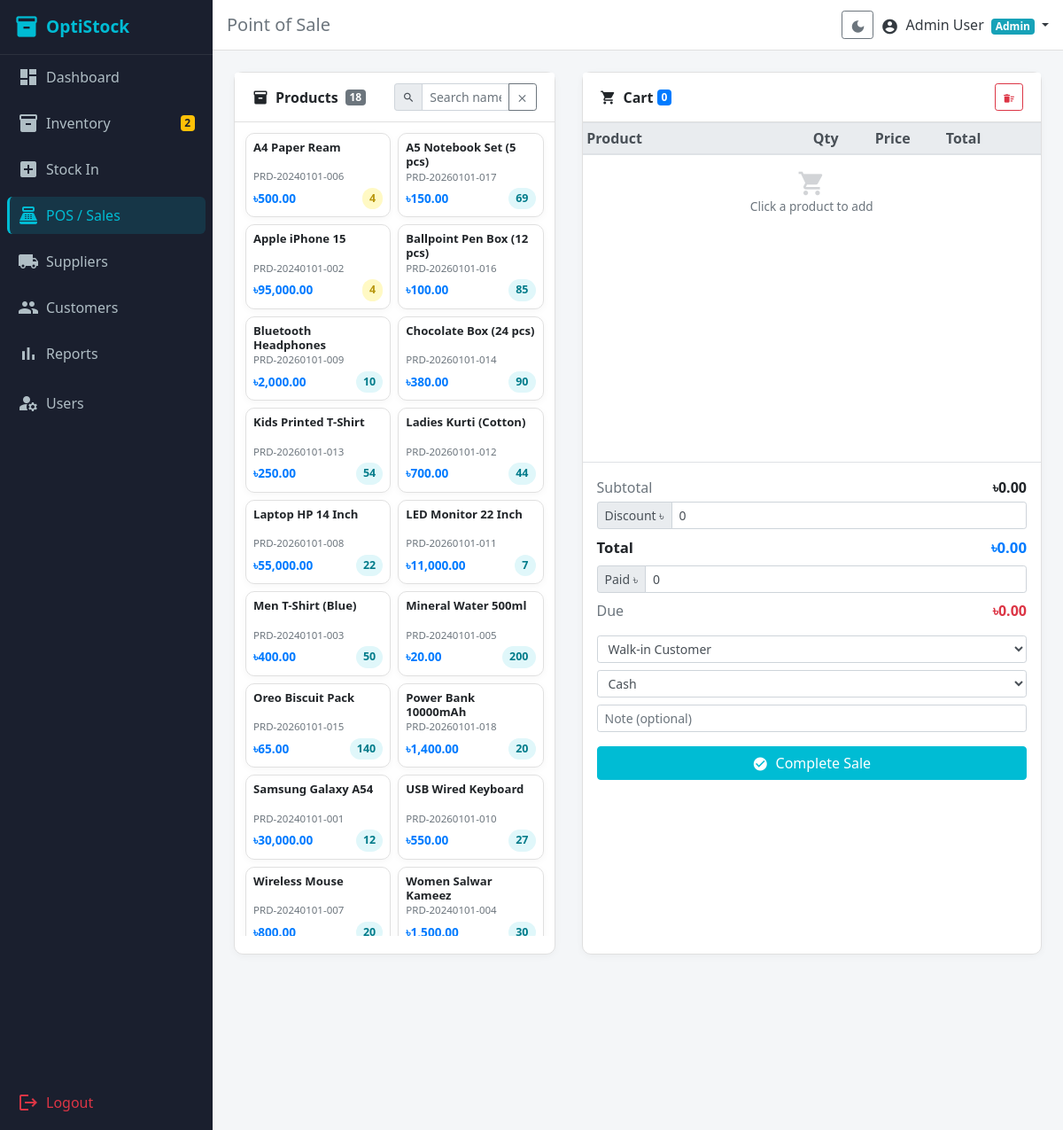
Page /modules/sales/pos.php (signed in) on the committed database.
### tables this page shows
CREATE TABLE `products` (
  `id` int(10) UNSIGNED NOT NULL,
  `name` varchar(200) NOT NULL,
  `sku` varchar(50) NOT NULL,
  `barcode` varchar(100) DEFAULT NULL,
  `category_id` int(10) UNSIGNED DEFAULT NULL,
  `supplier_id` int(10) UNSIGNED DEFAULT NULL,
  `location_id` int(10) UNSIGNED DEFAULT NULL,
  `purchase_price` decimal(10,2) NOT NULL DEFAULT 0.00,
  `selling_price` decimal(10,2) NOT NULL DEFAULT 0.00,
  `quantity` int(11) NOT NULL DEFAULT 0,
  `low_stock_alert` int(11) NOT NULL DEFAULT 5,
  `description` text DEFAULT NULL,
  `status` enum('active','inactive') NOT NULL DEFAULT 'active',
  `created_at` datetime NOT NULL DEFAULT current_timestamp()
);

### modules/sales/pos.php (the view, shortened to what this page needs)
<?php
require_once __DIR__ . '/../../includes/auth_check.php';
$customers = $pdo->query('SELECT * FROM customers ORDER BY name')->fetchAll();
$allProducts = $pdo->query(
    'SELECT id, name, sku, barcode, selling_price, quantity FROM products WHERE status = "active" ORDER BY name'
)->fetchAll();
include __DIR__ . '/../../includes/header.php';
?>
<div class="row" style="min-height:80vh;">
  <div class="col-md-5 mb-4">
    <div class="card h-100 d-flex flex-column">
      <div class="card-header font-weight-bold d-flex align-items-center">
        <span class="material-icons align-middle mr-2" style="font-size:18px;">inventory</span>
        Products
        <span class="badge badge-secondary ml-2" id="productCount"><?= count($allProducts) ?></span>
        <div class="ml-auto" style="width: 50%;">
          <div class="input-group input-group-sm">
            <div class="input-group-prepend">
              <span class="input-group-text"><span class="material-icons" style="font-size:14px;">search</span></span>
            </div>
            <input type="text" id="productSearch" class="form-control"
              placeholder="Search name, SKU or scan barcode...">
            <div class="input-group-append">
              <button class="btn btn-outline-secondary" type="button" id="clearSearch" title="Clear">
                <span class="material-icons" style="font-size:14px;vertical-align:middle;">close</span>
              </button>
            </div>
          </div>
        </div>
      </div>
      <div class="card-body p-2" style="overflow-y:auto; max-height:72vh;">
        <div class="row m-0" id="productGrid">
          <?php foreach ($allProducts as $p): ?>
          <div class="col-6 p-1 product-item"
               data-name="<?= strtolower(htmlspecialchars($p['name'])) ?>"
               data-sku="<?= strtolower(htmlspecialchars($p['sku'])) ?>"
               data-barcode="<?= htmlspecialchars($p['barcode'] ?? '') ?>">
            <div class="card pos-product-card h-100 p-2"
                 onclick="addToCart(<?= htmlspecialchars(json_encode($p)) ?>)"
                 style="cursor:pointer;">
              <div class="font-weight-bold" style="font-size:.82rem; line-height:1.2; min-height:2.4em;">
                <?= htmlspecialchars($p['name']) ?>
              </div>
              <div class="text-muted" style="font-size:.72rem;"><?= htmlspecialchars($p['sku']) ?></div>
              <div class="d-flex justify-content-between align-items-center mt-1">
                <span class="text-primary font-weight-bold" style="font-size:.85rem;">
                  ৳<?= number_format($p['selling_price'], 2) ?>
                </span>
                <?php if ($p['quantity'] <= 0): ?>
                  <span class="stock-out">Out</span>
                <?php elseif ($p['quantity'] <= 5): ?>
                  <span class="stock-low"><?= $p['quantity'] ?></span>
                <?php else: ?>
                  <span class="stock-ok"><?= $p['quantity'] ?></span>
                <?php endif; ?>
              </div>
            </div>
          </div>
          <?php endforeach; ?>
        </div>
      </div>
    </div>
  </div>
  <div class="col-md-7 mb-4">
    <div class="card h-100 d-flex flex-column">
      <div class="card-header font-weight-bold d-flex align-items-center">
        <span class="material-icons align-middle mr-2" style="font-size:18px;">shopping_cart</span>
        Cart
        <span class="badge badge-primary ml-1" id="cartCount">0</span>
        <button type="button" class="btn btn-outline-danger btn-sm ml-auto" onclick="clearCart()" title="Clear cart">
          <span class="material-icons align-middle" style="font-size:14px;">delete_sweep</span>
        </button>
      </div>
      <div class="card-body p-0 d-flex flex-column" style="overflow:hidden;">
        <div style="overflow-y:auto; flex:1; max-height:30vh;">
          <table class="table table-sm mb-0" id="cartTable">
            <thead class="thead-light" style="position:sticky;top:0;z-index:1;">
              <tr>
                <th>Product</th>
                <th style="width:70px;">Qty</th>
                <th style="width:80px;">Price</th>
                <th style="width:80px;">Total</th>
                <th style="width:32px;"></th>
              </tr>
            </thead>
            <tbody id="cartBody">
              <tr id="emptyCartRow">
                <td colspan="5" class="text-center text-muted py-3" style="font-size:.85rem;">
                  <span class="material-icons d-block" style="font-size:2rem;opacity:.3;">shopping_cart</span>
                  Click a product to add
                </td>
              </tr>
            </tbody>
          </table>
        </div>
        <div class="border-top p-3">
          <form method="POST" id="saleForm">
            <div class="d-flex justify-content-between mb-1">
              <span class="text-muted">Subtotal</span>
              <span id="cartSubtotal" class="font-weight-bold">৳0.00</span>
            </div>
            <div class="form-group mb-2">
              <div class="input-group input-group-sm">
                <div class="input-group-prepend"><span class="input-group-text">Discount ৳</span></div>
                <input type="number" name="discount" id="discountInput" class="form-control" step="0.01" min="0" value="0">
              </div>
            </div>
            <div class="d-flex justify-content-between mb-2 font-weight-bold" style="font-size:1.05rem;">
              <span>Total</span>
              <span id="totalDisplay" class="text-primary">৳0.00</span>
            </div>
            <div class="form-group mb-2">
              <div class="input-group input-group-sm">
                <div class="input-group-prepend"><span class="input-group-text">Paid ৳</span></div>
                <input type="number" name="paid_amount" id="paidInput" class="form-control" step="0.01" min="0" value="0">
              </div>
            </div>
            <div class="d-flex justify-content-between mb-3">
              <span class="text-muted">Due</span>
              <span id="dueDisplay" class="font-weight-bold text-danger">৳0.00</span>
            </div>
            <div class="form-group mb-2">
              <select name="customer_id" class="form-control form-control-sm">
                <?php foreach ($customers as $c): ?>
                <option value="<?= $c['id'] ?>" <?= $c['name'] === 'Walk-in Customer' ? 'selected' : '' ?>>
                  <?= htmlspecialchars($c['name']) ?>
                </option>
                <?php endforeach; ?>
              </select>
            </div>
            <div class="form-group mb-2">
              <select name="payment_type" class="form-control form-control-sm">
                <option value="cash">Cash</option>
              </select>
            </div>
            <div class="form-group mb-3">
              <input type="text" name="note" class="form-control form-control-sm" placeholder="Note (optional)">
            </div>
            <button type="submit" class="btn btn-primary btn-block" id="completeSaleBtn">
              <span class="material-icons align-middle mr-1" style="font-size:18px;">check_circle</span>
              Complete Sale
            </button>
          </form>
        </div>
      </div>
    </div>
  </div>
</div>
<?php
include __DIR__ . '/../../includes/footer.php';

### assets/css/style.css (style rules this page uses)
:root { --color-sidebar: #1A1F2E; --color-primary: #00BCD4; --color-accent: #26C6DA; --color-success: #00C853; --color-warning: #FFD600; --color-danger: #FF1744; --color-primary-dark: #0097A7; --color-primary-light: #E0F7FA; --color-sidebar-text: #B0BEC5; --color-sidebar-active-bg: rgba(0,188,212,0.15); --color-topbar: #FFFFFF; --color-page-bg: #F4F6F8; --color-card-bg: #FFFFFF; --color-text-main: #212529; --color-text-muted: #6C757D; --color-border: #E0E0E0; }
html, body { height: 100%; }
body { background-color: var(--color-page-bg); font-family: 'Segoe UI', sans-serif; }
.card { border: 1px solid var(--color-border); border-radius: 10px; box-shadow: 0 2px 8px rgba(0,0,0,0.04); }
.card-header { background-color: var(--color-card-bg); border-bottom: 1px solid var(--color-border); font-weight: 600; }
.btn-primary { background-color: var(--color-primary); border-color: var(--color-primary); }
.table thead th { background-color: var(--color-page-bg); border-bottom: 2px solid var(--color-border); font-weight: 600; }
.pos-product-card { cursor: pointer; transition: box-shadow 0.2s; }
.stock-low { color: #B8960C; background: #FFF9C4; padding: 3px 8px; border-radius: 20px; font-size: 0.78rem; font-weight: 600; }
.stock-ok { color: #007B8A; background: #E0F7FA; padding: 3px 8px; border-radius: 20px; font-size: 0.78rem; font-weight: 600; }

### rows in the picture
products: name "A4 Paper Ream", sku "PRD-20240101-006", selling_price "500.00", quantity "4"
products: name "A5 Notebook Set (5 pcs)", sku "PRD-20260101-017", selling_price "150.00", quantity "69"
products: name "Apple iPhone 15", sku "PRD-20240101-002", selling_price "95,000.00", quantity "4"
products: name "Ballpoint Pen Box (12 pcs)", sku "PRD-20260101-016", selling_price "100.00", quantity "85"
products: name "Bluetooth Headphones", sku "PRD-20260101-009", selling_price "2,000.00", quantity "10"
products: name "Chocolate Box (24 pcs)", sku "PRD-20260101-014", selling_price "380.00", quantity "90"
products: name "Kids Printed T-Shirt", sku "PRD-20260101-013", selling_price "250.00", quantity "54"
products: name "Ladies Kurti (Cotton)", sku "PRD-20260101-012", selling_price "700.00", quantity "44"
products: name "Laptop HP 14 Inch", sku "PRD-20260101-008", selling_price "55,000.00", quantity "22"
products: name "LED Monitor 22 Inch", sku "PRD-20260101-011", selling_price "11,000.00", quantity "7"
products: name "Men T-Shirt (Blue)", sku "PRD-20240101-003", selling_price "400.00", quantity "50"
products: name "Mineral Water 500ml", sku "PRD-20240101-005", selling_price "20.00", quantity "200"
products: name "Oreo Biscuit Pack", sku "PRD-20260101-015", selling_price "65.00", quantity "140"
products: name "Power Bank 10000mAh", sku "PRD-20260101-018", selling_price "1,400.00", quantity "20"
products: name "Samsung Galaxy A54", sku "PRD-20240101-001", selling_price "30,000.00", quantity "12"
products: name "USB Wired Keyboard", sku "PRD-20260101-010", selling_price "550.00", quantity "27"
products: name "Wireless Mouse", sku "PRD-20240101-007", selling_price "800.00", quantity "20"
products: name "Women Salwar Kameez", sku "PRD-20240101-004", selling_price "1,500.00", quantity "30"

### other values in the picture
$lowStockCount "2"
$pageTitle "Point of Sale"
$_SESSION['name'] "Admin User"
$_SESSION['role'] "Admin"
count($allProducts) "18"
form field customer_id "Walk-in Customer"
